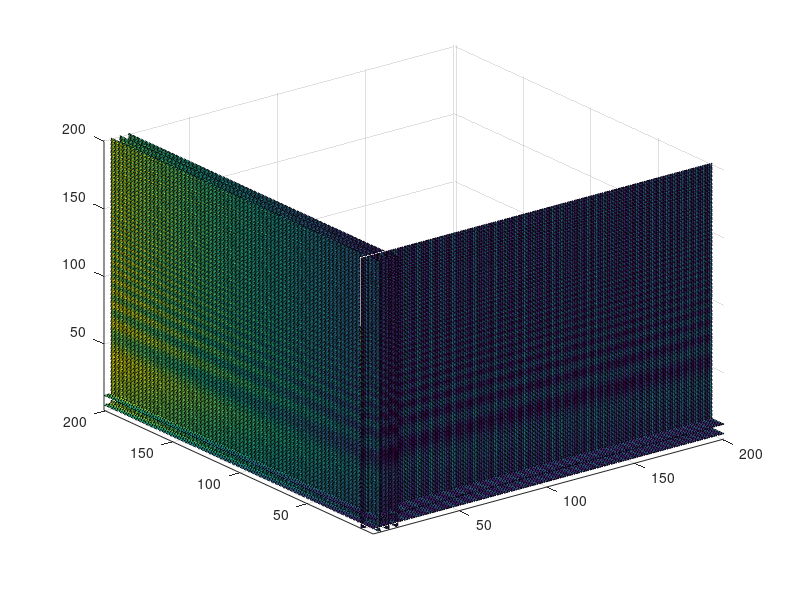

Recreate this plot in MATLAB.
x1 = -2*pi:pi/100:0;
x2 = 2*pi:pi/100:4*pi;
x3 = 0:pi/100:2*pi;
[x1,x2,x3] = ndgrid(x1,x2,x3);
z = x1 + exp(cos(2*x2.^2)) + sin(x3.^3);
slice(z,[5 10 15], 10, [5 12]);
axis tight
